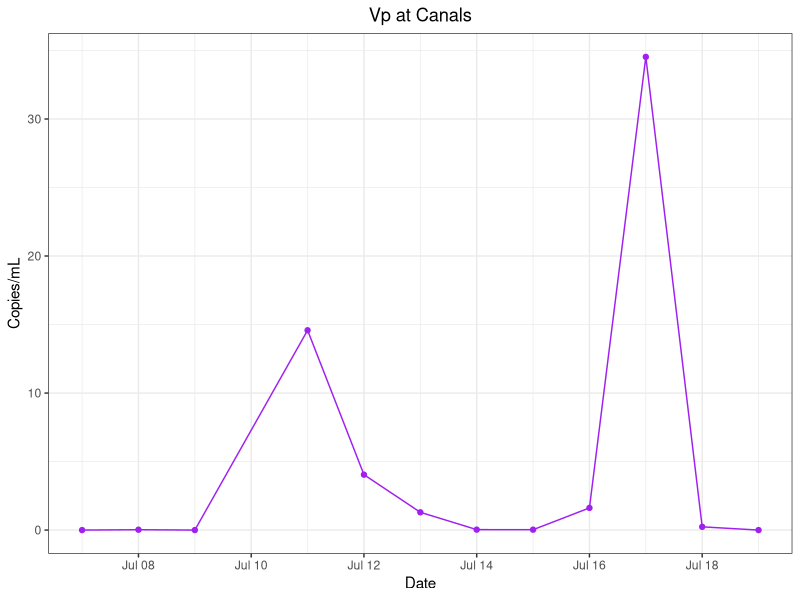
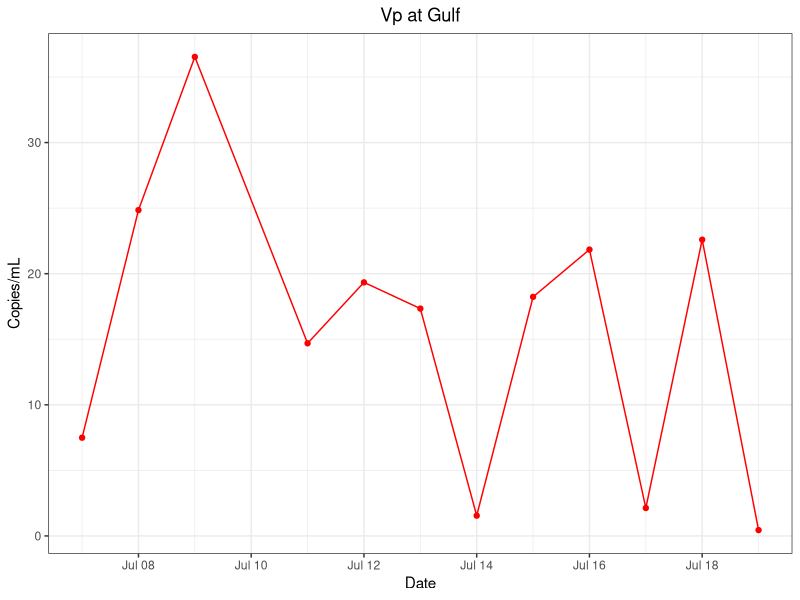
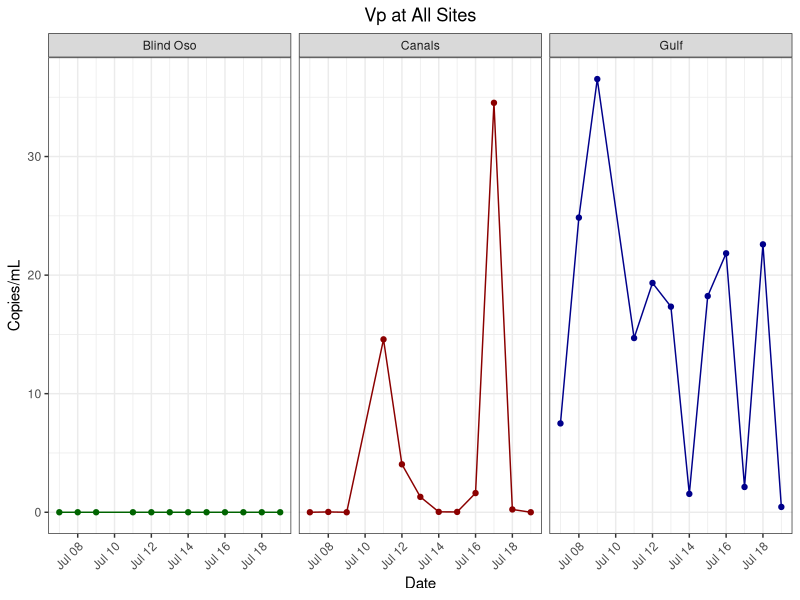
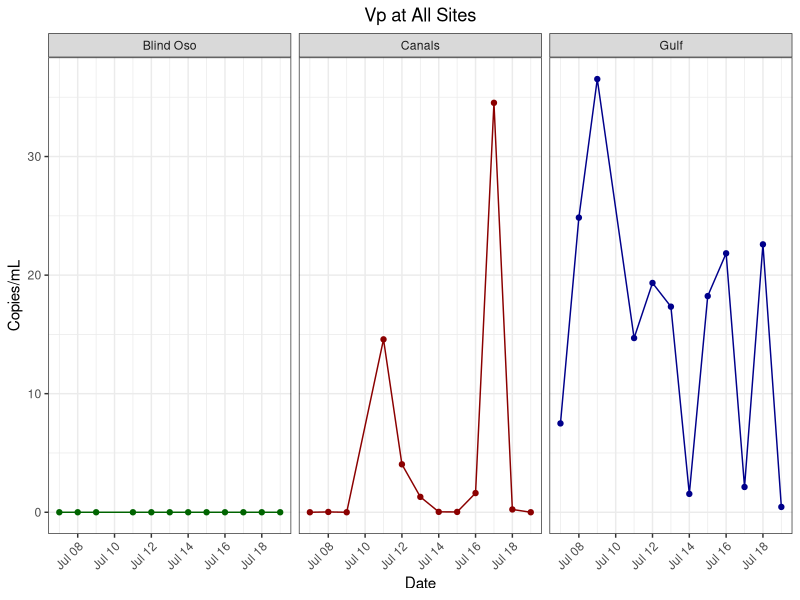

Source code (R) for these figures, in order:
## ---- chunk 1
library(tidyverse)
library(here)
## ---- chunk 2
vp<- read_csv(file = here("data", "processed_data", "vp_clean_copies.csv")) #This file had dates manually added
#sq <-read_csv(here("data", "raw_data", "vp_qPCR.csv")) #Manually replaced NaN with 0 for no amplifcation 
## ---- chunk 3
#std<- sq %>%
  #filter(
    #Fluor %in% "HEX",
    #Content %in% "Std")
## ---- chunk 4
rd6<- vp %>%
  filter(site %in% "RD")

c2<- vp %>%
  filter(site %in% "C2")
## ---- chunk 5
c2_vp<- c2 %>% ggplot() + geom_line(
  aes(x = date,
      y = copies_mL),
  color = "purple") +
  geom_point(
    aes(x = date,
      y = copies_mL),
  color = "purple")+
  theme_bw() +
  labs(x = "Date",
       y = "Copies/mL",
       title = "Vp at Canals") +
  theme(plot.title = element_text(hjust = 0.5))


c2_vp
## ---- chunk 6
rd_vp<- rd6 %>% ggplot() + geom_line(
  aes(x = date,
      y = copies_mL),
  color = "red")+
  geom_point(
    aes(x = date,
      y = copies_mL),
  color = "red")+
  theme_bw() +
  labs(x = "Date",
       y = "Copies/mL",
       title = "Vp at Gulf") +
  theme(plot.title = element_text(hjust = 0.5))


rd_vp
## ---- chunk 7
all<- vp %>% 
    mutate(site = recode(site, "BO" = "Blind Oso",
                              "C2" = "Canals",
                              "RD" = "Gulf")) %>%
  ggplot() + geom_line(
  aes(x = date,
      y = copies_mL,
      color = site)) +
  facet_wrap(~site)+
  geom_point(
    aes(x = date,
      y = copies_mL,
      color = site))+
  theme_bw() +
  labs(x = "Date",
       y = "Copies/mL",
       title = "Vp at All Sites") +
  theme(
    legend.position = "none",
    axis.text.x = element_text(angle = 45, hjust = 1),
    plot.title = element_text(hjust = 0.5)) +
  
 scale_color_manual( values = c("Blind Oso" = "darkgreen",
                                "Canals" = "darkred",
                                "Gulf" = "darkblue"))


all
## ---- chunk 8
png(file = here("results", "plots", "vp_all_sites.png")) #Saving c2
all
dev.off()


